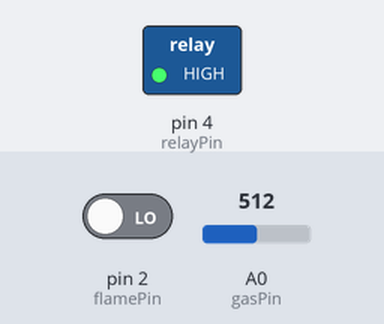
Simulated run of this program. Board: Arduino Uno, built with avr-gcc and run on an emulated ATmega328P. Shown: switched loads named in the program (green lamp = pin HIGH). The test bench sets the inputs (shaded band); at power-on: A0 (gasPin) = 512, pin 2 (flamePin) LOW. What the program prints to the serial monitor is not drawn.

Above: at 1.2 s.
1.3 s: A0 (gasPin) set to 413
4.3 s: A0 (gasPin) set to 388
Timing chart, 0 to 7.3 s (numbered marks = the images above; inputs shaded):
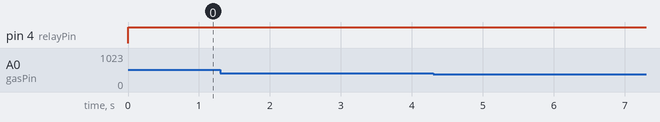

The program:

main.cpp
```cpp
#include <IRremote.h>

const uint8_t flamePin = 2;
const uint8_t gasPin = A0;
const uint8_t relayPin = 4;
const uint8_t irPin = 3;


void setup() {
  Serial.begin(9600);
  pinMode(flamePin, INPUT);
  pinMode(relayPin, OUTPUT);
  digitalWrite(relayPin, LOW);

  IrReceiver.begin(irPin, ENABLE_LED_FEEDBACK);
}

void loop() {
  int gasValue = analogRead(gasPin);
  bool flameDetected = digitalRead(flamePin) == HIGH;


  if (flameDetected || gasValue >= 400) {
    digitalWrite(relayPin, HIGH);
    Serial.println("Hazard detected! Alarm activated.");
  }

  if (IrReceiver.decode()) {
    uint32_t value = IrReceiver.decodedIRData.decodedRawData;

    Serial.print("IR code: ");
    Serial.println(value, HEX);
    if (value == 0xE9167B80){
      digitalWrite(relayPin, HIGH);
      Serial.println("Manual Alarm triggered.");
    } else if (value == 0xE8177B80) {
      digitalWrite(relayPin, LOW);
      Serial.println("System Reset.");
    }
    IrReceiver.resume();
  }

  Serial.print("Flame detected: ");
  Serial.println(flameDetected);

  Serial.print("Gas Value: ");
  Serial.println(gasValue);

}
```

Measured:
- after the input at 1.3 s, every drawn part: stays the same
- after the input at 4.3 s, every drawn part: stays the same
